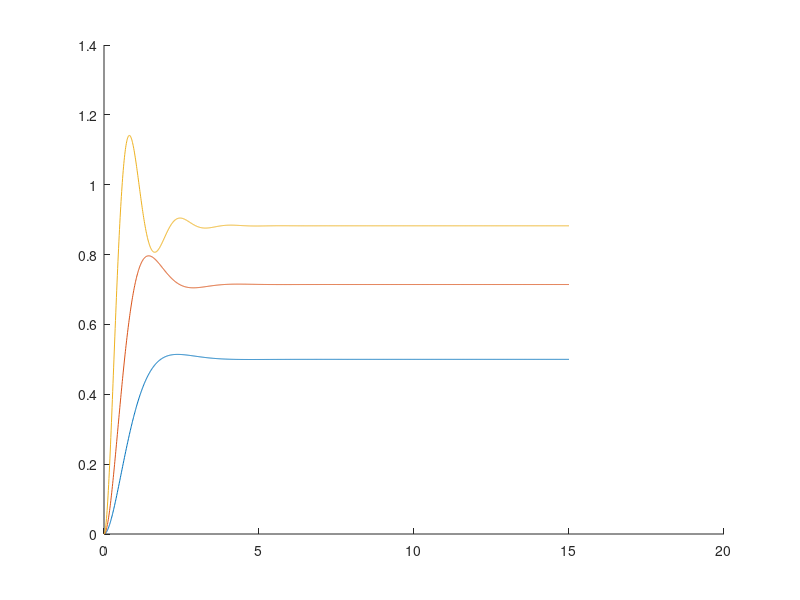

Recreate this plot in MATLAB. (Note: this script raises an error after producing the figure.)
%% Introduction to PID Control
% Ogata, Modern Control Engineering, Ch. 8: PID Controllers
%
% A PID controller computes its actuating signal from the error
% $e(t)=r(t)-y(t)$ as a weighted sum of proportional, integral, and
% derivative terms:
%
% $u(t) = K_p e(t) + K_i\int_0^t e(\tau)\,d\tau + K_d\frac{de(t)}{dt}$
%
% with transfer function (often written with $K_i=K_p/T_i$,
% $K_d=K_pT_d$):
%
% $G_c(s) = K_p\left(1+\frac{1}{T_i s}+T_d s\right)$
%
% where $T_i$ is the *integral (reset) time* and $T_d$ the *derivative
% (rate) time*.

%% Plant Used Throughout This File
% $G(s) = \frac{1}{(s+1)(s+2)}$, unity feedback, step reference.
G = tf(1,conv([1 1],[1 2]));
t = 0:0.01:15;

%% Proportional (P) Control
% $G_c(s)=K_p$. Increasing $K_p$ speeds the response and reduces (but
% does not eliminate) steady-state error for a type-0 plant, at the cost
% of increased overshoot.
Kps = [2 5 15];
figure
hold on
for Kp = Kps
    T = feedback(Kp*G,1);
    [y,tt] = step(T,t);
    plot(tt,y,'DisplayName',sprintf('K_p=%d',Kp))
end
yline(1,'k--','HandleVisibility','off')
hold off
legend('Interpreter','latex','FontSize',12)
title('Proportional Control: Effect of $K_p$','Interpreter','latex','FontSize',20)
ylabel('$y(t)$','Interpreter','latex','FontSize',20)
set(get(gca, 'YLabel'), 'Rotation', 0)
xlabel('$t$','Interpreter','latex','FontSize',20)

Kp_demo = 5;
T_p = feedback(Kp_demo*G,1);
ess_p = 1 - dcgain(T_p);
fprintf('P control (Kp=%d): steady-state error = %.4f\n', Kp_demo, ess_p)

%% Proportional-Integral (PI) Control
% $G_c(s)=K_p\left(1+\frac{1}{T_is}\right)$. The integral term adds a
% pole at the origin, making the loop type-1 and driving steady-state
% step error to zero, at the cost of a slower response and reduced phase
% margin (more oscillatory) compared to P alone.
Kp_pi = 5; Ti = 2;
Gc_pi = tf(Kp_pi*[1 1/Ti],[1 0]);
T_pi = feedback(Gc_pi*G,1);
ess_pi = 1 - dcgain(T_pi);
fprintf('PI control: steady-state error = %.6f (should be ~0)\n', ess_pi)

figure
hold on
step(T_p,t)
step(T_pi,t)
hold off
legend('P only','PI','Interpreter','latex','FontSize',14)
title('P vs. PI Control','Interpreter','latex','FontSize',20)
ylabel('$y(t)$','Interpreter','latex','FontSize',20)
set(get(gca, 'YLabel'), 'Rotation', 0)
xlabel('$t$','Interpreter','latex','FontSize',20)

%% Proportional-Derivative (PD) Control
% $G_c(s)=K_p(1+T_ds)$. The derivative term adds phase lead, improving
% damping/reducing overshoot and speeding settling, but does not affect
% steady-state error and amplifies high-frequency measurement noise.
Kp_pd = 5; Td = 0.3;
Gc_pd = tf(Kp_pd*[Td 1],1);
T_pd = feedback(Gc_pd*G,1);

figure
hold on
step(T_p,t)
step(T_pd,t)
hold off
legend('P only','PD','Interpreter','latex','FontSize',14)
title('P vs. PD Control','Interpreter','latex','FontSize',20)
ylabel('$y(t)$','Interpreter','latex','FontSize',20)
set(get(gca, 'YLabel'), 'Rotation', 0)
xlabel('$t$','Interpreter','latex','FontSize',20)

%% Full PID Control
% Combining all three terms gives zero steady-state error (from the
% integral action) together with good transient response (from the
% derivative action).
Kp = 5; Ti = 2; Td = 0.3;
% Gc(s) = Kp*(Td*s + 1 + 1/(Ti*s)) = Kp*(Td*s^2 + s + 1/Ti)/s
Gc_pid = tf(Kp*[Td 1 1/Ti],[1 0]);
T_pid = feedback(Gc_pid*G,1);
ess_pid = 1 - dcgain(T_pid);
fprintf('PID control: steady-state error = %.6f\n', ess_pid)

figure
hold on
step(T_p,t)
step(T_pi,t)
step(T_pd,t)
step(T_pid,t)
hold off
legend('P','PI','PD','PID','Interpreter','latex','FontSize',14)
title('Qualitative Comparison of P, PI, PD, PID Control','Interpreter','latex','FontSize',20)
ylabel('$y(t)$','Interpreter','latex','FontSize',20)
set(get(gca, 'YLabel'), 'Rotation', 0)
xlabel('$t$','Interpreter','latex','FontSize',20)
